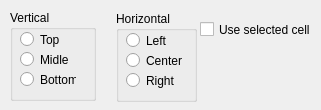
<ui version="4.0" >
 <class>uorTextLayotProp</class>
 <widget class="QWidget" name="uorTextLayotProp" >
  <property name="geometry" >
   <rect>
    <x>0</x>
    <y>0</y>
    <width>321</width>
    <height>110</height>
   </rect>
  </property>
  <property name="windowTitle" >
   <string>Form</string>
  </property>
  <property name="windowIcon" >
   <iconset/>
  </property>
  <widget class="QGroupBox" name="groupBox" >
   <property name="geometry" >
    <rect>
     <x>10</x>
     <y>10</y>
     <width>86</width>
     <height>91</height>
    </rect>
   </property>
   <property name="sizePolicy" >
    <sizepolicy>
     <hsizetype>0</hsizetype>
     <vsizetype>5</vsizetype>
     <horstretch>0</horstretch>
     <verstretch>0</verstretch>
    </sizepolicy>
   </property>
   <property name="title" >
    <string>Vertical</string>
   </property>
   <widget class="QRadioButton" name="m_TopVTA" >
    <property name="geometry" >
     <rect>
      <x>10</x>
      <y>20</y>
      <width>39</width>
      <height>19</height>
     </rect>
    </property>
    <property name="text" >
     <string>Top</string>
    </property>
   </widget>
   <widget class="QRadioButton" name="m_CenterVTA" >
    <property name="geometry" >
     <rect>
      <x>10</x>
      <y>40</y>
      <width>56</width>
      <height>19</height>
     </rect>
    </property>
    <property name="text" >
     <string>Midle</string>
    </property>
   </widget>
   <widget class="QRadioButton" name="m_BottomVTA" >
    <property name="geometry" >
     <rect>
      <x>10</x>
      <y>60</y>
      <width>56</width>
      <height>19</height>
     </rect>
    </property>
    <property name="text" >
     <string>Bottom</string>
    </property>
   </widget>
  </widget>
  <widget class="QGroupBox" name="groupBox_2" >
   <property name="geometry" >
    <rect>
     <x>116</x>
     <y>11</y>
     <width>81</width>
     <height>91</height>
    </rect>
   </property>
   <property name="sizePolicy" >
    <sizepolicy>
     <hsizetype>1</hsizetype>
     <vsizetype>5</vsizetype>
     <horstretch>0</horstretch>
     <verstretch>0</verstretch>
    </sizepolicy>
   </property>
   <property name="title" >
    <string>Horizontal</string>
   </property>
   <widget class="QRadioButton" name="m_LeftHTA" >
    <property name="geometry" >
     <rect>
      <x>10</x>
      <y>20</y>
      <width>41</width>
      <height>19</height>
     </rect>
    </property>
    <property name="text" >
     <string>Left</string>
    </property>
   </widget>
   <widget class="QRadioButton" name="m_CenterHTA" >
    <property name="geometry" >
     <rect>
      <x>10</x>
      <y>40</y>
      <width>61</width>
      <height>19</height>
     </rect>
    </property>
    <property name="text" >
     <string>Center</string>
    </property>
   </widget>
   <widget class="QRadioButton" name="m_RightHTA" >
    <property name="geometry" >
     <rect>
      <x>10</x>
      <y>60</y>
      <width>51</width>
      <height>19</height>
     </rect>
    </property>
    <property name="text" >
     <string>Right</string>
    </property>
   </widget>
  </widget>
  <widget class="QCheckBox" name="chbUseSelectedCell" >
   <property name="geometry" >
    <rect>
     <x>200</x>
     <y>20</y>
     <width>111</width>
     <height>19</height>
    </rect>
   </property>
   <property name="text" >
    <string>Use selected cell</string>
   </property>
  </widget>
 </widget>
 <resources/>
 <connections/>
</ui>
